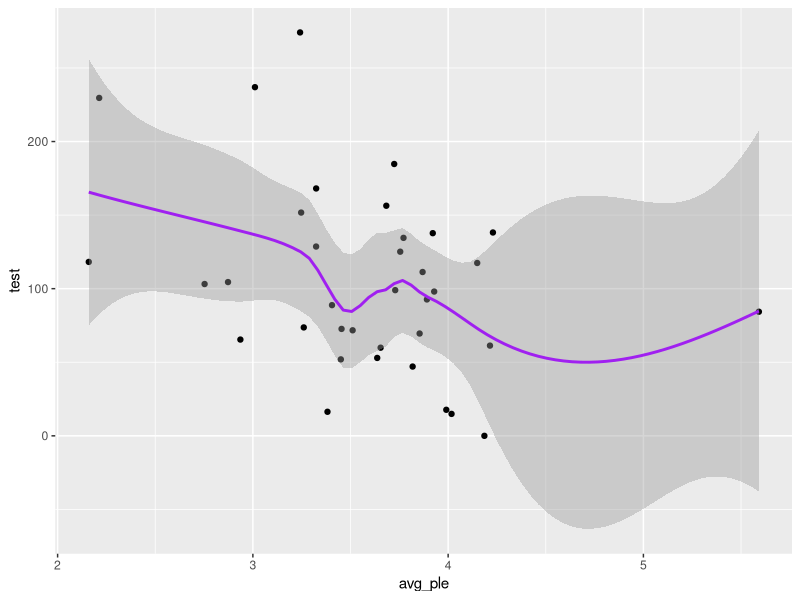
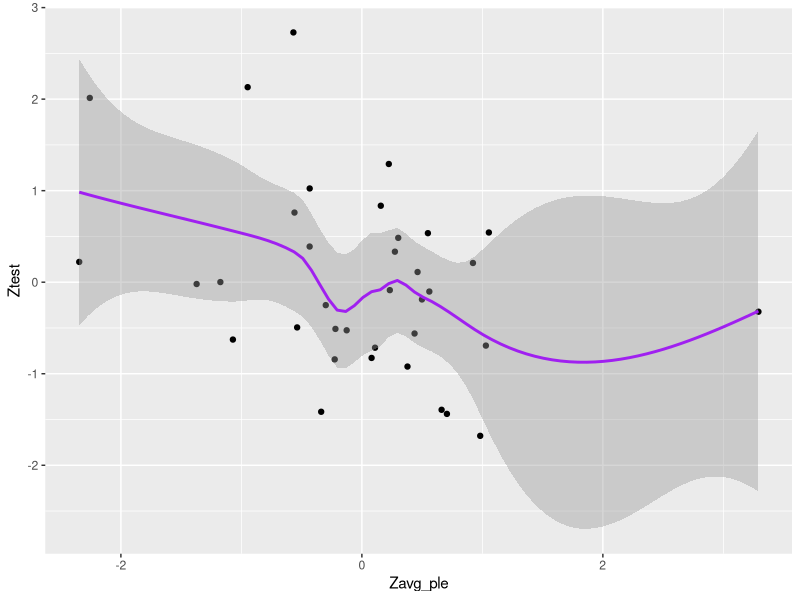
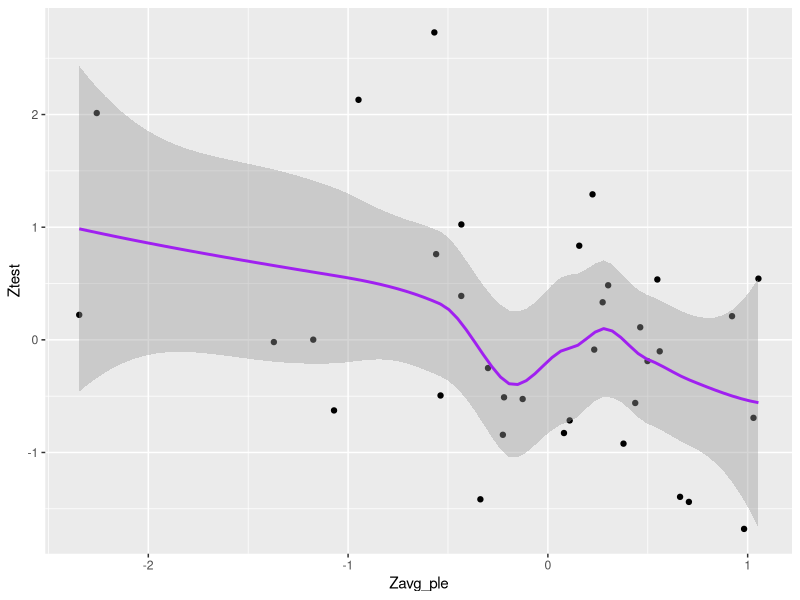
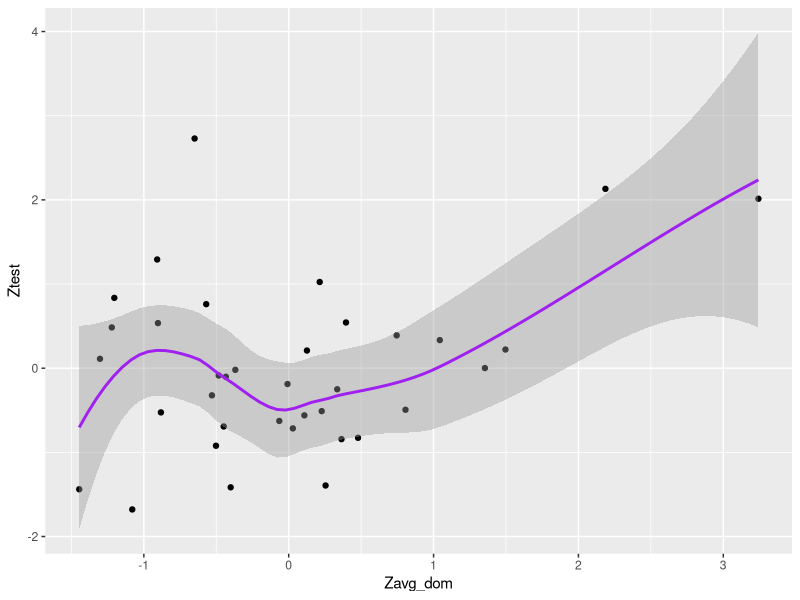
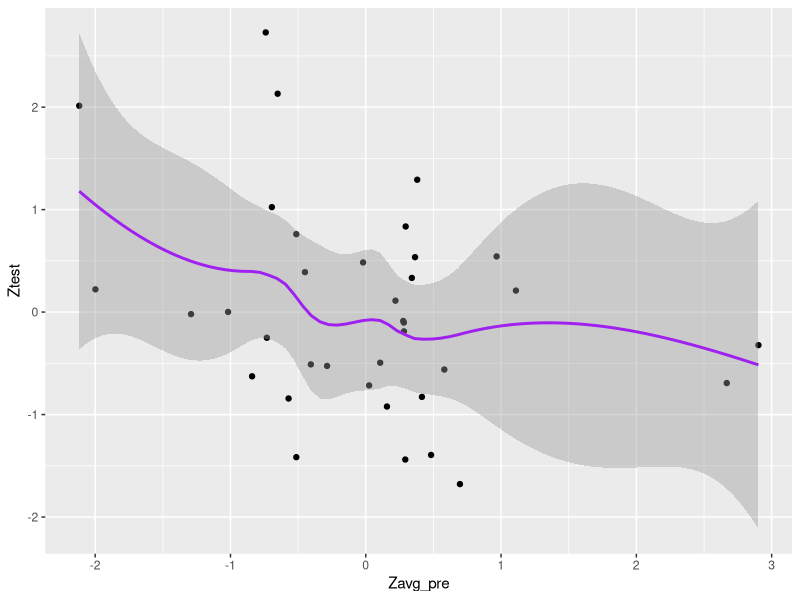
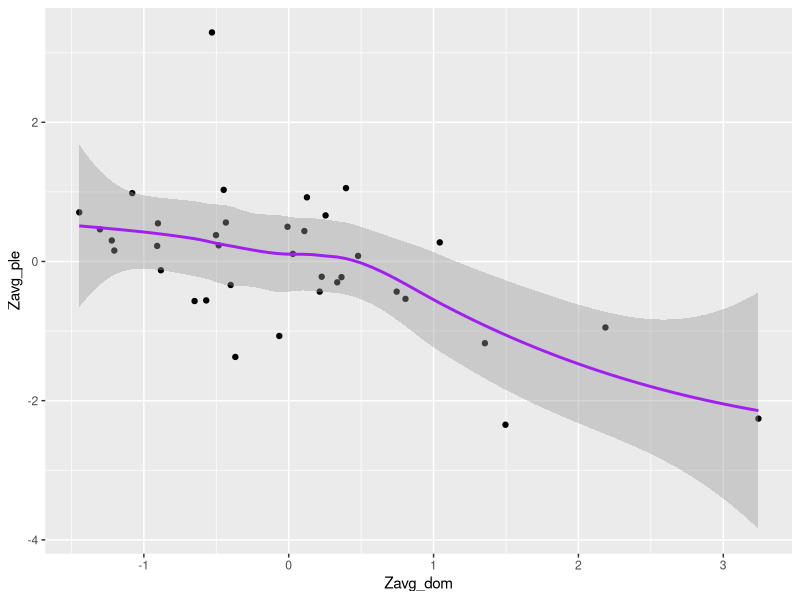
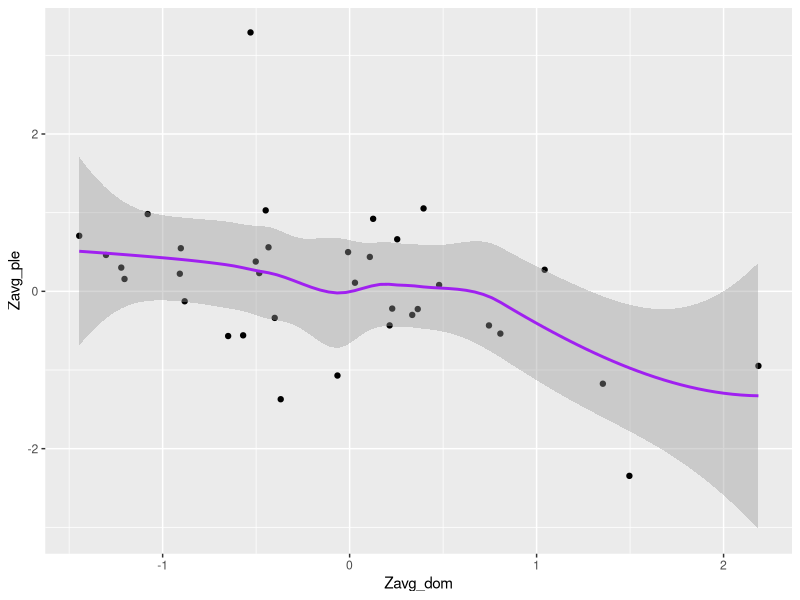
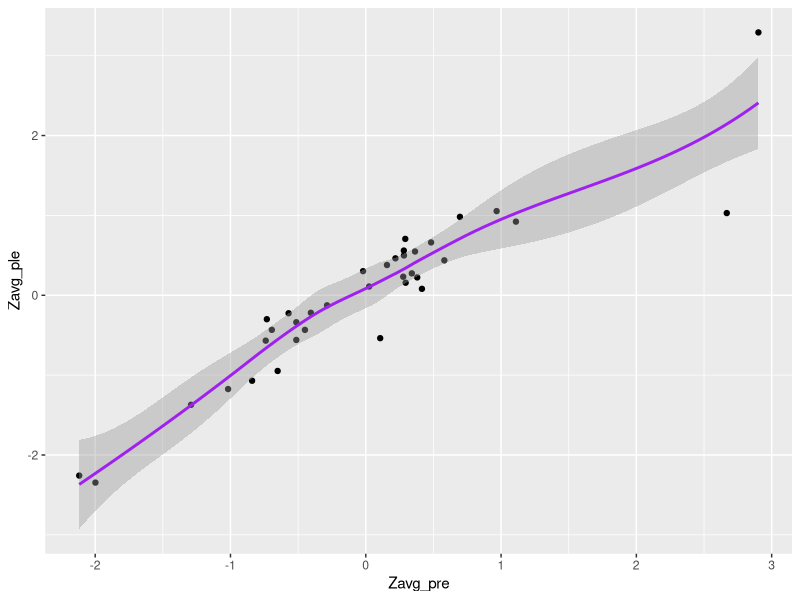

Here is the R script that generated these plots, in order:
#set working directory
setwd("~/Dropbox/research/Role of Smell in Stress Reduction/dominance communication between men/Study 1 Data/t study 1 data_hanne/Rgraphs")

#The data 
data <- read.csv("t_study1.csv", header=TRUE)

#graphs
library(tidyverse)
library(ggplot2)

#with normal variables
data %>% 
	ggplot(aes(x = avg_ple, y = test)) + 
	geom_point() +
	geom_smooth(color = "purple", lwd = 1, se=TRUE)

cor.test(data$avg_ple, data$test)

#correlation - r=0.035  p=.036

#exact same with zscored varibales
data %>% 
	ggplot(aes(x = Zavg_ple, y = Ztest)) + 
	geom_point() +
	geom_smooth(color = "purple", lwd = 1, se=TRUE)

#pleasantness has one variable with zscore of over 3
#filter out that variable
data %>% 
	filter (shirt_code != "31") %>% 
	ggplot(aes(x = Zavg_ple, y = Ztest)) + 
	geom_point() +
	geom_smooth(color = "purple", lwd = 1, se=TRUE)

data1 <- filter (data, shirt_code != "31")
cor.test(data1$Zavg_ple, data1$Ztest)

#correlation is stronger - r=0.039 p=.021

#also take out clean shirt
data2 <- filter (data, shirt_code != "31", shirt_code != "37")
cor.test(data2$Zavg_ple, data2$Ztest)

#correlation - r=0.035 p = .044

#okay, now I'll look at graphs from dominance and prestige with test
data %>% 
	ggplot(aes(x = Zavg_dom, y = Ztest)) + 
	geom_point() +
	geom_smooth(color = "purple", lwd = 1, se=TRUE)

data %>% 
	ggplot(aes(x = Zavg_pre, y = Ztest)) + 
	geom_point() +
	geom_smooth(color = "purple", lwd = 1, se=TRUE)

#okay, now I'll look at graphs from dominance and prestige with plesantness

data %>% 
	ggplot(aes(x = Zavg_dom, y = Zavg_ple)) + 
	geom_point() +
	geom_smooth(color = "purple", lwd = 1, se=TRUE)

cor.test(data$Zavg_ple, data$Zavg_dom)

# correlation r=0.56  p=.0004

#take out the outlier in dom
data %>% 
	filter (shirt_code != "7")  %>% 
	ggplot(aes(x = Zavg_dom, y = Zavg_ple)) + 
	geom_point() +
	geom_smooth(color = "purple", lwd = 1, se=TRUE)

data3 <- filter (data, shirt_code != "7")
cor.test(data3$Zavg_ple, data3$Zavg_dom)

# correlation r=0.45  p=.006

data %>% 
	ggplot(aes(x = Zavg_pre, y = Zavg_ple)) + 
	geom_point() +
	geom_smooth(color = "purple", lwd = 1, se=TRUE)

cor.test(data$Zavg_ple, data$Zavg_pre)
# correlation r=0.93
